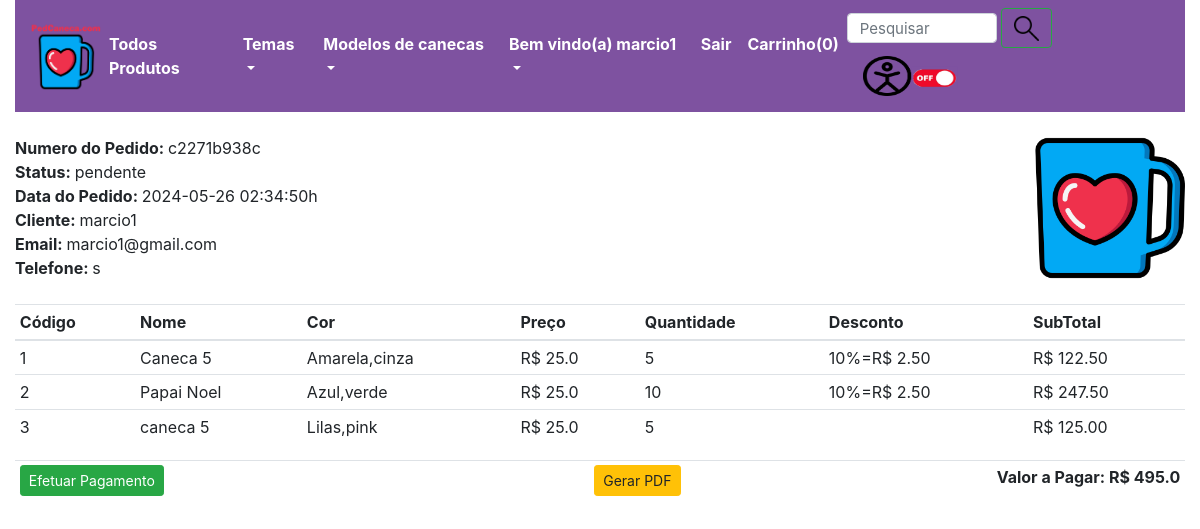
/pedidos/c2271b938c (signed in), run on the app's committed database.
### loja/clientes/model.py (models this page shows, shortened)
class Cadastrar(db.Model, UserMixin):
    id = db.Column(db.Integer, primary_key = True)
    name = db.Column(db.String(50), unique = False)
    username = db.Column(db.String(50), unique = True)
    email = db.Column(db.String(50), unique = True)
    password = db.Column(db.String(50), unique = False)
    state = db.Column(db.String(50), unique = False)
    city = db.Column(db.String(50), unique = False)
    contact = db.Column(db.String(50) ,unique = False)
    address = db.Column(db.String(50) ,unique = False)
    zipcode = db.Column(db.String(50) ,unique = False)
    profile = db.Column(db.String(50), unique = False, default='profile.jpg')
    data_criado = db.Column(db.DateTime, nullable=False,default=datetime.now)

class ClientePedido(db.Model):
    id = db.Column(db.Integer, primary_key= True)
    notafiscal = db.Column(db.String(20), unique= True, nullable=False)
    status = db.Column(db.String(20), default='pendente', nullable=False)
    cliente_id = db.Column(db.Integer, unique= False, nullable=False)
    data_criado = db.Column(db.DateTime, default=datetime.now().replace(microsecond=0), nullable=False)
    pedido = db.Column(JsonEcodeDict)

### loja/clientes/rotas.py (the view)
@app.route('/pedidos/<notafiscal>')
@login_required
def pedidos(notafiscal):
    if current_user.is_authenticated:
        gTotal = 0
        subTotal = 0
        cliente_id = current_user.id
        cliente = Cadastrar.query.filter_by(id=cliente_id).first()
        pedidos = ClientePedido.query.filter_by(cliente_id=cliente_id, notafiscal=notafiscal).order_by(ClientePedido.id.desc()).first()
        for _key, produto in pedidos.pedido.items():
            desconto = (produto['desconto']/100) * float(produto['preco'])
            subTotal += float(produto['preco']) * int(produto['quantidade'])
            subTotal -= desconto
            imposto =("%.2f" % (.06 * float(subTotal)))
            gTotal = subTotal
    else:
        return redirect(url_for('clienteLogin'))
    return render_template('cliente/pedido.html', notafiscal=notafiscal, imposto=imposto, subTotal=subTotal,  gTotal=gTotal, cliente=cliente, pedidos=pedidos)

### loja/clientes/model.py (called while the page is built)
@login_manager.user_loader
def user_carregar(user_id):
    return Cadastrar.query.get(user_id)

    def process_result_value(self, value, dialect):
        if value is None:
            return {}
        else:
            return json.loads(value)

### loja/templates/cliente/pedido.html (shortened to what this page needs)
<!DOCTYPE html>
 <html lang="en">
  <head>  <meta charset="UTF-8">
  </head>
{% extends 'layouts.html' %}
{% block content %}
{% include 'navbar.html' %}
<div class="container-fluid">
    <div class="row">
        <div class="col-md-12">
            <div style="display: flex; justify-content: space-between; align-items: center;">
                <div>
                    <br>
                    <strong>Numero do Pedido: </strong>{{pedidos.notafiscal}}
                    <br>
                    <strong>Status: </strong>{{pedidos.status}}
                    <br>
                    <strong>Data do Pedido: </strong>{{pedidos.data_criado}}h
                    <br>
                    <strong>Cliente: </strong>{{cliente.name}}
                    <br>
                    <strong>Email: </strong>{{cliente.email}}
                    <br>
                    <strong>Telefone: </strong>{{cliente.contact}}
                    <br>
                    <br>
                </div>
                <div>
                    <img src="{{ url_for('static', filename='imagens/icone_caneca.png') }}" alt="Logo" style="max-width: 150px;">
                </div>
            </div>
            <table class="table table-sm">
                <thead>
                    <th>Código</th>
                    <th>Nome</th>
                    <th>Cor</th>
                    <th>Preço</th>
                    <th>Quantidade</th>
                    <th>Desconto</th>
                    <th>SubTotal</th>
                </thead>
                <tbody>
                    {% for key , produto in pedidos.pedido.items() %}
                    {% set desconto = "%0.2f" | format((produto.desconto/100) * produto.preco|float) %}
                    <tr>
                        <td>{{loop.index}}</td>
                        <td>{{produto.nome}}</td>
                        <form action="{{url_for('updateCarro',code=key)}}" method="post">
                            <td>{{produto.cor|capitalize}}</td>
                            <td>R$ {{produto.preco}}</td>
                            <td>{{produto.quantidade}}</td>
                            {% if produto.desconto > 0 %}
                            <td>{{produto.desconto}}%=R$ {{desconto}}</td>
                            {% else %}
                            <td></td>
                            {% endif %}
                            {% set subtotal = produto.quantidade|int * produto.preco|float %}
                            <td>R$ {{"%0.2f"|format((subtotal|float) - desconto|float)}}</td>
                        </form>
                    </tr>
                    {% endfor %}
                </tbody>
            </table>
            <table class="table table-sm float-right">
                <tr>
                    <td><a href="{{url_for('home')}}" class="btn btn-success btn-sm">Efetuar Pagamento</a></td>
                    <td>
                    <td>
                        <form id="pdfForm" action="{{url_for('get_pdf', notafiscal=pedidos.notafiscal)}}" method="post" target="_blank">
                            <button type="submit" class="btn btn-warning btn-sm float-right">Gerar PDF</button>
                        </form>
                    </td>
                    <td colspan="5" class="text-right"><strong>Valor a Pagar: R$ {{gTotal}}</strong></td>
                </tr>
            </table>
        </div>
    </div>
</div>
{% endblock content %}

### loja/templates/navbar.html (shortened to what this page needs)
<div class="container-fluid" >
    <nav class="navbar navbar-expand-lg navbar-light" style="background-color: #7E52A0;">
      <a class="navbar-brand" href="/" style="margin-right: auto; text-align: center;">
        <div style="display: flex; flex-direction: column; align-items: center;">
            <img src="{{ url_for('static', filename='imagens/icone_caneca_PedCaneca.png') }}" title="Página Inicial" width="70" height="70">
        </div>
      </a>
        <div class="collapse navbar-collapse" id="navbarSupportedContent">
          <ul class="navbar-nav mr-auto font-weight-bold">
            <li class="nav-item">
              <a class="nav-link" style="color: white;" href="/">Todos Produtos</a>
            </li>
            <li class="nav-item dropdown">
              <a class="nav-link dropdown-toggle" style="color:white;" href="#" id="navbarDropdown" role="button" data-toggle="dropdown" aria-haspopup="true" aria-expanded="false">
                Temas
              </a>
              </li>
            <li class="nav-item dropdown">
              <a class="nav-link dropdown-toggle" style="color:white;" href="#" id="navbarDropdown" role="button" data-toggle="dropdown" aria-haspopup="true" aria-expanded="false">
                Modelos de canecas
              </a>
            </li>
              {% if current_user.is_authenticated %}
              <li class="nav-item dropdown">
                <a class="nav-link dropdown-toggle" style="color:white;" href="#" id="navbarDropdown" role="button" data-toggle="dropdown" aria-haspopup="true" aria-expanded="false">
                  Bem vindo(a) {{current_user.name}}
                </a>
              </li>
              <li class="nav-item">
                <a class="nav-link" style="color:white;" href="{{url_for('cliente_logout')}}">Sair</a>
              </li>
              {% endif %}
              <li class="nav-item">
                <a class="nav-link" style="color:white;" href="{{url_for('getCart')}}" tabindex="-1">Carrinho({{session['LojainCarrinho']|length}})</a>
              </li>
          </ul>
          <form class="form-inline my-2 my-lg-0" method="POST">
            <input class="form-control mr-sm-1" type="text" placeholder="Pesquisar" autofocus="autofocus" name="search_string" style="width: 150px; height: 30px; font-size: 15px" >
            <button class="btn btn-outline-success my-2 my-sm-0" type="submit" formaction="/search" title="Pesquisar">
              <img src="{{ url_for('static', filename='imagens/lupa.png') }}" alt="Pesquisar" width="25" height="25">
            </button>
            <a class="nav-link" href="{{url_for('home1')}}" > <img src="{{ url_for('static', filename='imagens/acessibilidade.png') }}" title="Acessibilidade" width="95" height="40"> </a>
          </form>
        </div>
      </nav>
    </div>

### data on the page
Cadastrar: name "marcio1", email "marcio1@gmail.com", contact "s"
ClientePedido: notafiscal "c2271b938c", status "pendente", data_criado "2024-05-26 02:34:50"

### other printed values
{{ session['LojainCarrinho']|length }} "0"
{{ produto.nome }} "Caneca 5" "Papai Noel" "caneca 5"
{{ produto.cor|capitalize }} "Amarela,cinza" "Azul,verde" "Lilas,pink"
{{ produto.preco }} "25.0" "25.0" "25.0"
{{ produto.quantidade }} "5" "10" "5"
{{ produto.desconto }} "10" "10"
{{ desconto }} "2.50" "2.50"
{{ "%0.2f"|format((subtotal|float) - desconto|float) }} "122.50" "247.50" "125.00"
{{ gTotal }} "495.0"
